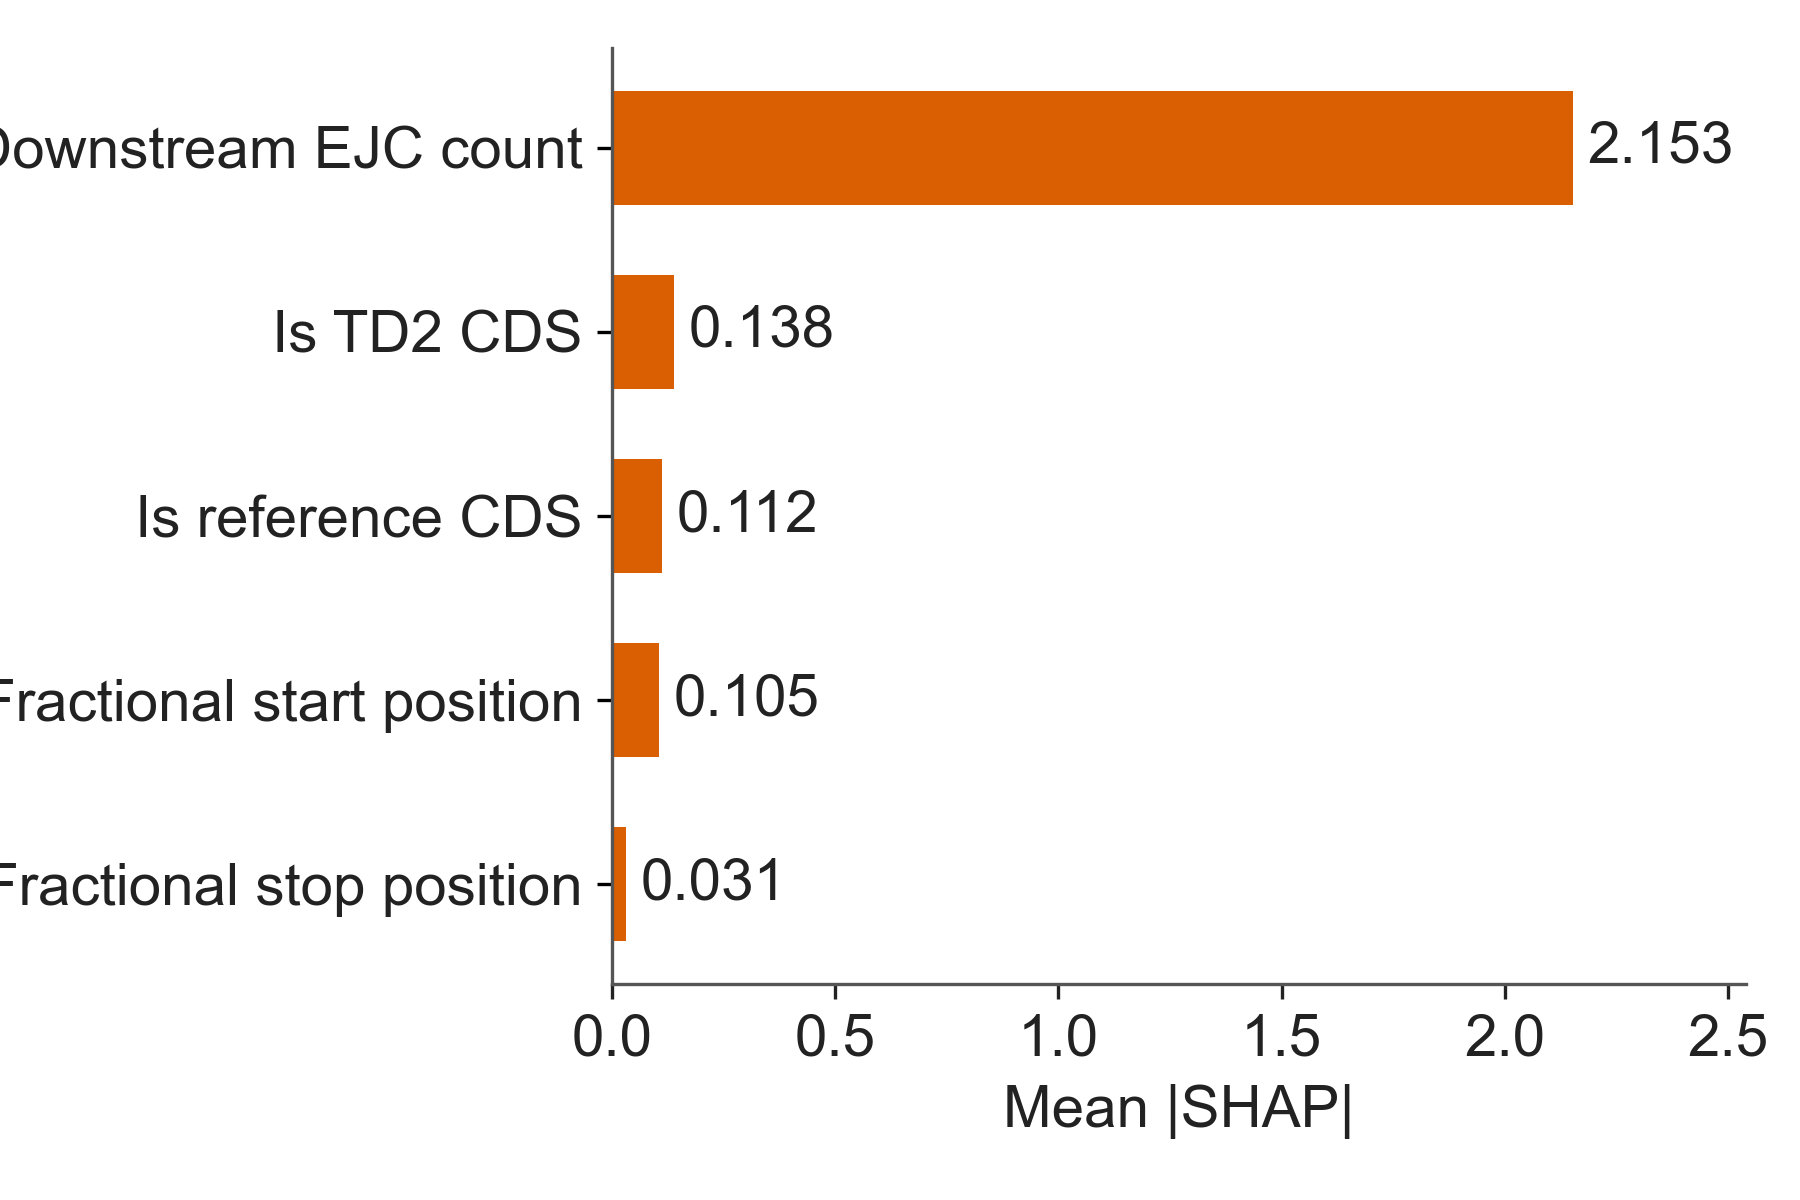

The script that saved this image:
"""
Figure 5 Panel C — Per-feature DeepSHAP importance for the structural branch.

Mirrors orf_model_report fig2b_structural_importance: mean |SHAP| per
structural feature on NMD test transcripts, averaged across 5 DeepSHAP
runs. Downstream EJC count dominates by 15×, consistent with the
manuscript's "EJC count was by far the most important" claim.

Data:
  ./data/panelC_structural_features.tsv
    Columns: feature (friendly label), channel (raw), mean_abs_shap
    Source: deepshap_summary_atg500_stop500_run{1..5}.tsv (4ct).
    Exported by ./data_export.py.

Style: publications overlay — 6×4 cell at 1.5:1, no in-panel title,
no bbox_inches="tight" on save, validator wired into main().
"""

import sys
from pathlib import Path

import matplotlib.pyplot as plt
import pandas as pd

HERE = Path(__file__).resolve()
LIB = HERE.parents[2] / "lib"
sys.path.insert(0, str(LIB))

plt.rcParams["font.family"] = "sans-serif"
plt.rcParams["font.sans-serif"] = ["Arial", "Helvetica Neue", "Helvetica", "DejaVu Sans"]
plt.rcParams["pdf.fonttype"] = 42
plt.rcParams["ps.fonttype"] = 42

HEADER_FS = 18
BODY_FS = 14

# Structural-branch colour matches Panel E ("Structural") bar.
C_BAR = "#d95f02"
C_TITLE = "#222222"
C_AXIS = "#555555"


def load_data():
    return pd.read_csv(HERE.parent / "data" / "panelC_structural_features.tsv", sep="\t")


def build_figure(df):
    fig, ax = plt.subplots(figsize=(6, 4))

    # Reverse for matplotlib's bottom-up barh ordering (largest at top)
    df_plot = df.iloc[::-1].reset_index(drop=True)
    y = range(len(df_plot))

    ax.barh(y, df_plot["mean_abs_shap"], color=C_BAR, edgecolor="none", height=0.62)

    # End-of-bar value labels
    xmax = df_plot["mean_abs_shap"].max()
    for i, v in enumerate(df_plot["mean_abs_shap"]):
        ax.text(v + xmax * 0.015, i, f"{v:.3f}",
                ha="left", va="center",
                fontsize=BODY_FS, color=C_TITLE)

    ax.set_yticks(list(y))
    ax.set_yticklabels(df_plot["feature"], fontsize=BODY_FS, color=C_TITLE)
    ax.tick_params(axis="x", labelsize=BODY_FS, colors=C_TITLE)

    ax.set_xlabel("Mean |SHAP|", fontsize=BODY_FS, color=C_TITLE)
    ax.set_xlim(0, xmax * 1.18)

    for side in ("top", "right"):
        ax.spines[side].set_visible(False)
    for side in ("bottom", "left"):
        ax.spines[side].set_color(C_AXIS)
        ax.spines[side].set_linewidth(0.8)

    fig.subplots_adjust(left=0.34, right=0.97, bottom=0.18, top=0.96)
    return fig


def main():
    df = load_data()
    fig = build_figure(df)

    from validate_figure_layout import validate_figure_layout
    validate_figure_layout(fig, fig.axes[0], verbose=True)

    out_dir = HERE.parent
    fig.savefig(out_dir / "figure5_panelC_structural_features.pdf", facecolor="white")
    fig.savefig(out_dir / "figure5_panelC_structural_features.png", dpi=300, facecolor="white")
    print("Saved: figure5_panelC_structural_features.pdf and .png")


if __name__ == "__main__":
    main()
